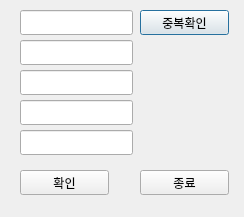
<?xml version="1.0" encoding="UTF-8"?>
<ui version="4.0">
 <class>signup</class>
 <widget class="QDialog" name="signup">
  <property name="geometry">
   <rect>
    <x>0</x>
    <y>0</y>
    <width>244</width>
    <height>217</height>
   </rect>
  </property>
  <property name="windowTitle">
   <string>Dialog</string>
  </property>
  <widget class="QLineEdit" name="id_text">
   <property name="geometry">
    <rect>
     <x>20</x>
     <y>10</y>
     <width>113</width>
     <height>25</height>
    </rect>
   </property>
  </widget>
  <widget class="QLineEdit" name="pw_text">
   <property name="geometry">
    <rect>
     <x>20</x>
     <y>40</y>
     <width>113</width>
     <height>25</height>
    </rect>
   </property>
   <property name="echoMode">
    <enum>QLineEdit::Password</enum>
   </property>
  </widget>
  <widget class="QLineEdit" name="pw2_text">
   <property name="geometry">
    <rect>
     <x>20</x>
     <y>70</y>
     <width>113</width>
     <height>25</height>
    </rect>
   </property>
   <property name="echoMode">
    <enum>QLineEdit::Password</enum>
   </property>
  </widget>
  <widget class="QLineEdit" name="phone_text">
   <property name="geometry">
    <rect>
     <x>20</x>
     <y>130</y>
     <width>113</width>
     <height>25</height>
    </rect>
   </property>
  </widget>
  <widget class="QPushButton" name="check_btn">
   <property name="geometry">
    <rect>
     <x>140</x>
     <y>10</y>
     <width>89</width>
     <height>25</height>
    </rect>
   </property>
   <property name="text">
    <string>중복확인</string>
   </property>
  </widget>
  <widget class="QPushButton" name="signup_btn">
   <property name="geometry">
    <rect>
     <x>20</x>
     <y>170</y>
     <width>89</width>
     <height>25</height>
    </rect>
   </property>
   <property name="text">
    <string>확인</string>
   </property>
  </widget>
  <widget class="QPushButton" name="exit_btn">
   <property name="geometry">
    <rect>
     <x>140</x>
     <y>170</y>
     <width>89</width>
     <height>25</height>
    </rect>
   </property>
   <property name="text">
    <string>종료</string>
   </property>
  </widget>
  <widget class="QLineEdit" name="name_text">
   <property name="geometry">
    <rect>
     <x>20</x>
     <y>100</y>
     <width>113</width>
     <height>25</height>
    </rect>
   </property>
  </widget>
 </widget>
 <resources/>
 <connections/>
</ui>
